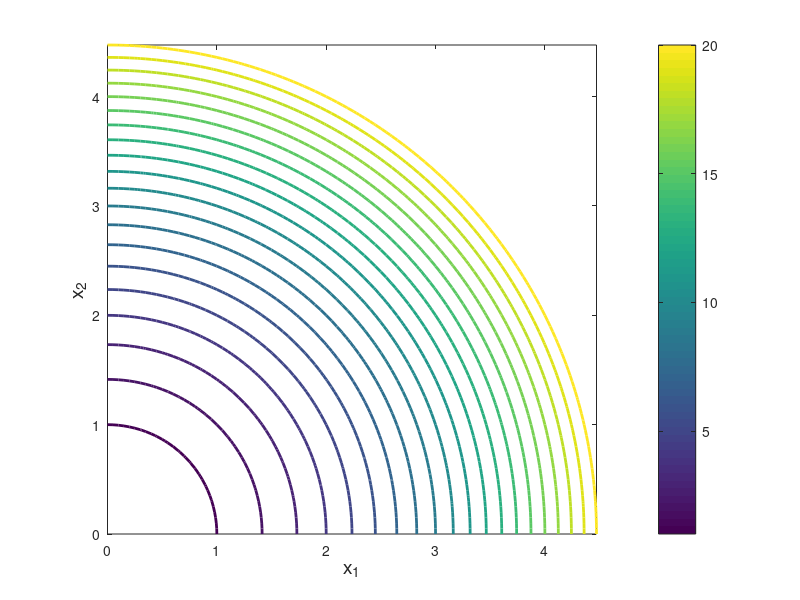
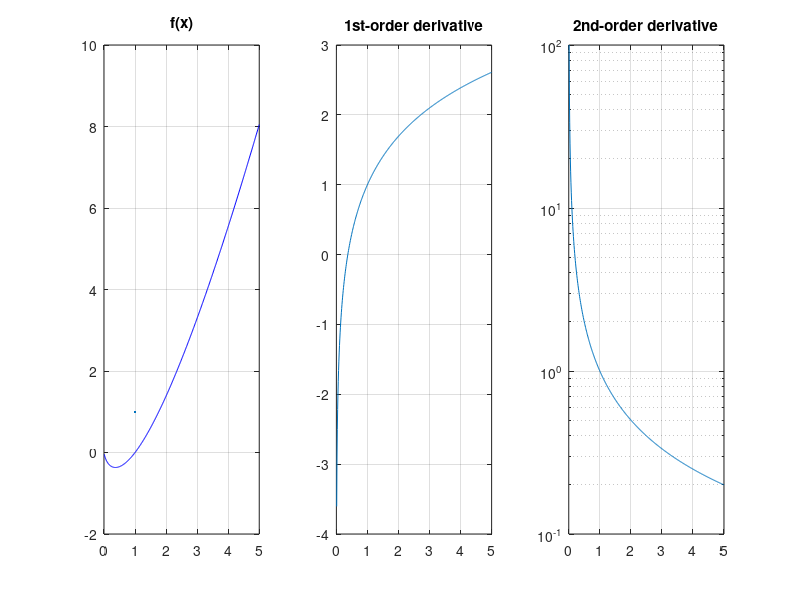

Write the MATLAB code that produced these figures, in order.
x1=0:0.05:5;
x2=x1;
[X,Y]=meshgrid(x1,x2);
F=X.^2+Y.^2;

figure,
v=[-20:20];
[c,h]=contour(X,Y,F,v,'linewidth',2);
colorbar, axis image,
xlabel('x_1','fontsize',14),
ylabel('x_2','fontsize',14),

disp('The feasible set is a convext set.')

%%

f = @(x)(x.*log(x));
df = @(x)(log(x)+1);
d2f = @(x)(1./x);

x=0.01:0.01:5;
y=f(x);
dy= df(x);
d2y=d2f(x);

figure, 
subplot(1,3,1), plot(x,y,'b-',1,1), title('f(x)'),grid on,
subplot(1,3,2), plot(x,dy), title('1st-order derivative'),grid on,
subplot(1,3,3), semilogy(x,d2y), title('2nd-order derivative'),grid on,

disp('The objective function is a convex function in the feasible set.')